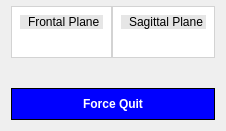
     <widget class="QWidget" name="LeftCol" native="true">
      <property name="sizePolicy">
       <sizepolicy hsizetype="Expanding" vsizetype="Expanding">
        <horstretch>0</horstretch>
        <verstretch>0</verstretch>
       </sizepolicy>
      </property>
      <property name="styleSheet">
       <string notr="true">QWidget{
 background-color: none;
border: none
}</string>
      </property>
      <layout class="QVBoxLayout" name="verticalLayout" stretch="5,10,1">
       <property name="spacing">
        <number>15</number>
       </property>
       <property name="topMargin">
        <number>6</number>
       </property>
       <item>
        <widget class="QWidget" name="animatio_widget" native="true">
         <property name="sizePolicy">
          <sizepolicy hsizetype="Expanding" vsizetype="Preferred">
           <horstretch>0</horstretch>
           <verstretch>0</verstretch>
          </sizepolicy>
         </property>
         <property name="styleSheet">
          <string notr="true">QWidget{
background-color: rgb(255, 255, 255);
border: 1px solid rgb(211, 211, 211)

}</string>
         </property>
         <layout class="QHBoxLayout" name="horizontalLayout_12" stretch="0,0">
          <property name="spacing">
           <number>0</number>
          </property>
          <property name="leftMargin">
           <number>0</number>
          </property>
          <property name="topMargin">
           <number>0</number>
          </property>
          <property name="rightMargin">
           <number>0</number>
          </property>
          <property name="bottomMargin">
           <number>0</number>
          </property>
          <item>
           <widget class="QWidget" name="widget_19" native="true">
            <layout class="QVBoxLayout" name="verticalLayout_2" stretch="1,5">
             <item>
              <widget class="QLabel" name="animation_walking1">
               <property name="styleSheet">
                <string notr="true">QLabel{
    border: none;
   background-color: rgb(230, 230, 230);
   padding-left: 5px;
font: 8pt &quot;MS Shell Dlg 2&quot;;


}</string>
               </property>
               <property name="text">
                <string>Frontal Plane</string>
               </property>
              </widget>
             </item>
             <item>
              <widget class="QLabel" name="FrontalPlane">
               <property name="styleSheet">
                <string notr="true">QLabel{

border: none
}</string>
               </property>
               <property name="text">
                <string/>
               </property>
              </widget>
             </item>
            </layout>
           </widget>
          </item>
          <item>
           <widget class="QWidget" name="widget_20" native="true">
            <layout class="QVBoxLayout" name="verticalLayout_31" stretch="1,5">
             <item>
              <widget class="QLabel" name="SagittalPlane">
               <property name="styleSheet">
                <string notr="true">QLabel{
    border: none;
   background-color: rgb(230, 230, 230);
   padding-left: 5px;
font: 8pt &quot;MS Shell Dlg 2&quot;;

}</string>
               </property>
               <property name="text">
                <string>Sagittal Plane</string>
               </property>
              </widget>
             </item>
             <item>
              <widget class="QLabel" name="animation_walking2">
               <property name="styleSheet">
                <string notr="true">QLabel{

border: none

}</string>
               </property>
               <property name="text">
                <string/>
               </property>
              </widget>
             </item>
            </layout>
           </widget>
          </item>
         </layout>
        </widget>
       </item>
       <item>
        <widget class="QWidget" name="foot_widget_1" native="true">
         <property name="sizePolicy">
          <sizepolicy hsizetype="Preferred" vsizetype="Preferred">
           <horstretch>0</horstretch>
           <verstretch>0</verstretch>
          </sizepolicy>
         </property>
         <property name="styleSheet">
          <string notr="true">QWidget{
background-color: rgb(255, 255, 255);
border: 1px solid rgb(211, 211, 211)

}</string>
         </property>
        </widget>
       </item>
       <item>
        <widget class="QWidget" name="widget_27" native="true">
         <property name="cursor">
          <cursorShape>PointingHandCursor</cursorShape>
         </property>
         <property name="styleSheet">
          <string notr="true">QWidget{
 background-color: blue;
border: 1px solid black
}

QWidget:hover{
  cursor: pointer;
	background-color: rgb(0, 85, 255);
}



</string>
         </property>
         <layout class="QHBoxLayout" name="horizontalLayout_2">
          <property name="spacing">
           <number>4</number>
          </property>
          <item>
           <widget class="QPushButton" name="force_quit_button">
            <property name="styleSheet">
             <string notr="true">

QPushButton{
 color: white;
 border : none;
	font: 12pt &quot;MS Shell Dlg 2&quot;;
font-weight: bold;
background-color : none


}</string>
            </property>
            <property name="text">
             <string>Force Quit</string>
            </property>
           </widget>
          </item>
         </layout>
        </widget>
       </item>
      </layout>
     </widget>
